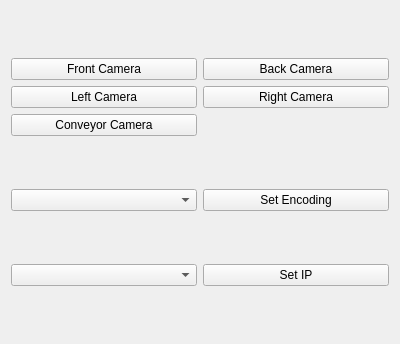
<?xml version="1.0" encoding="UTF-8"?>
<ui version="4.0">
 <class>CameraControlWidget</class>
 <widget class="QWidget" name="CameraControlWidget">
  <property name="geometry">
   <rect>
    <x>0</x>
    <y>0</y>
    <width>400</width>
    <height>344</height>
   </rect>
  </property>
  <property name="windowTitle">
   <string>Camera Control</string>
  </property>
  <layout class="QVBoxLayout" name="verticalLayout" stretch="0,0,0">
   <item>
    <layout class="QGridLayout" name="gridLayout">
     <item row="0" column="0">
      <widget class="QPushButton" name="camera1_push_button">
       <property name="toolTip">
        <string>Select camera 1</string>
       </property>
       <property name="text">
        <string>Front Camera</string>
       </property>
      </widget>
     </item>
     <item row="0" column="1">
      <widget class="QPushButton" name="camera2_push_button">
       <property name="toolTip">
        <string>Select camera 2</string>
       </property>
       <property name="text">
        <string>Back Camera</string>
       </property>
      </widget>
     </item>
     <item row="1" column="0">
      <widget class="QPushButton" name="camera3_push_button">
       <property name="toolTip">
        <string>Select camera 3</string>
       </property>
       <property name="text">
        <string>Left Camera</string>
       </property>
      </widget>
     </item>
     <item row="1" column="1">
      <widget class="QPushButton" name="camera4_push_button">
       <property name="toolTip">
        <string>Select camera 4</string>
       </property>
       <property name="text">
        <string>Right Camera</string>
       </property>
      </widget>
     </item>
     <item row="2" column="0">
      <widget class="QPushButton" name="camera5_push_button">
       <property name="toolTip">
        <string>Select camera 5</string>
       </property>
       <property name="text">
        <string>Conveyor Camera</string>
       </property>
      </widget>
     </item>
    </layout>
   </item>
   <item>
    <layout class="QHBoxLayout" name="horizontalLayout">
     <item>
      <widget class="QComboBox" name="encoding_dropdown"/>
     </item>
     <item>
      <widget class="QPushButton" name="encoding_push_button">
       <property name="text">
        <string>Set Encoding</string>
       </property>
      </widget>
     </item>
    </layout>
   </item>
   <item>
    <layout class="QHBoxLayout" name="horizontalLayout_2">
     <item>
      <widget class="QComboBox" name="network_dropdown">
       <property name="toolTip">
        <string>Choose network interface</string>
       </property>
      </widget>
     </item>
     <item>
      <widget class="QPushButton" name="ip_push_button">
       <property name="toolTip">
        <string>Set Client IP</string>
       </property>
       <property name="text">
        <string>Set IP</string>
       </property>
      </widget>
     </item>
    </layout>
   </item>
  </layout>
 </widget>
 <resources/>
 <connections/>
</ui>
